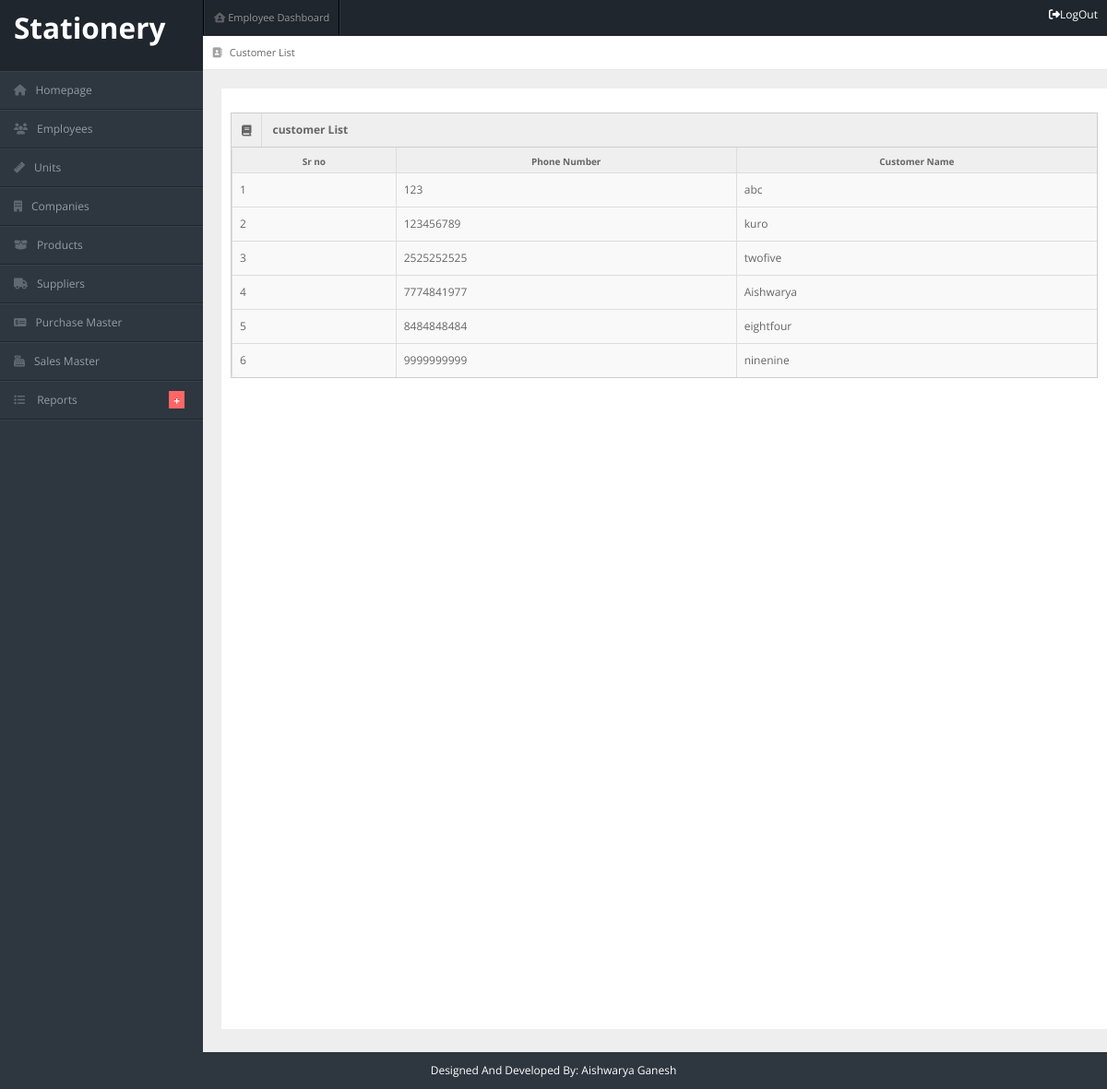
/Stationery_IMS/admin/customers.php (signed in), run on an earlier commit of the app's database.
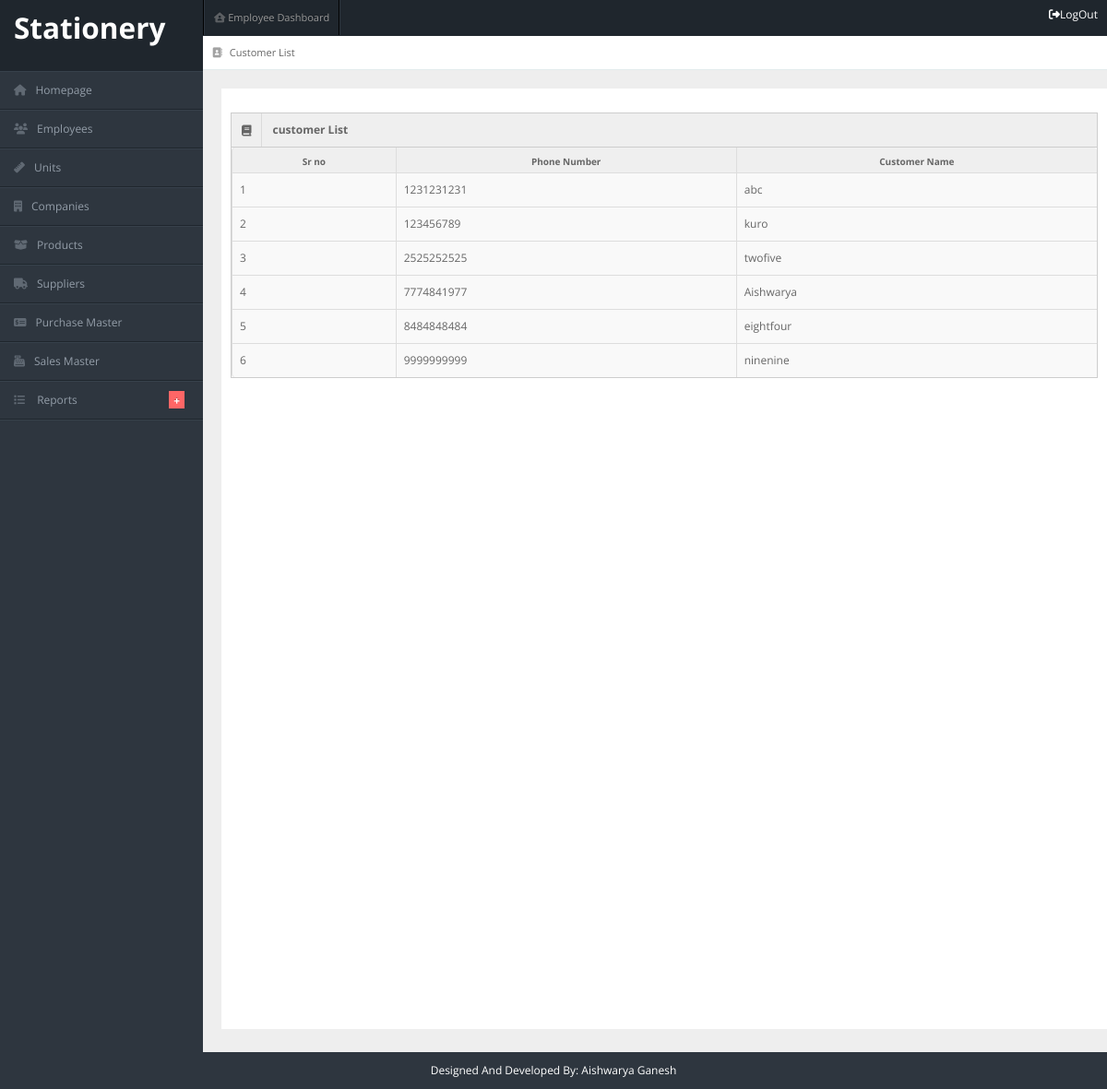
And on a later commit of the database.
### tables this page shows
CREATE TABLE `customers` (
  `phno` varchar(15) NOT NULL,
  `full_name` varchar(100) NOT NULL
);

### Stationery_IMS/admin/customers.php (the view, shortened to what this page needs)
<?php
include "header.php";
include "../employee/connection.php";
 ?>
<div id="content">
    <div id="content-header">
        <div id="breadcrumb"><a href="#" title="Current page" class="tip-bottom"><i class="fas fa-address-book"></i>
          Customer List</a></div>
    </div>
    <div class="container-fluid">
        <div class="row-fluid" style="background-color: white; min-height: 1000px; padding:10px;">
          <div class="span12">
            <div class="widget-box">
              <div class="widget-title"> <span class="icon"><i class="fas fa-book"></i></span>
                <h5>customer List</h5>
              </div>
            <div class="widget-content nopadding">
              <table class="table table-bordered table-striped">
                <thead>
                  <tr>
                    <th>Sr no</th>
                    <th>Phone Number</th>
                    <th>Customer Name</th>
                  </tr>
                </thead>
                <tbody>
                  <?php
                  $res = mysqli_query($link,"select * from customers");
                  $count=0;
                  while($row=mysqli_fetch_array($res))
                  { $count = $count +1;
                      ?>
                      <tr>
                        <td><?php echo $count ?></td>
                        <td><?php echo $row["phno"] ?></td>
                        <td><?php echo $row["full_name"] ?></td>
                      </tr>
                      <?php
                  }
                   ?>
                </tbody>
              </table>
            </div>
          </div>
</div>
        </div>
</div>
    </div>
<?php
include "footer.php";
 ?>

What changed in the data, as far as the page shows it:
removed customers: phno "123", full_name "abc"
added customers: phno "1231231231", full_name "abc"
